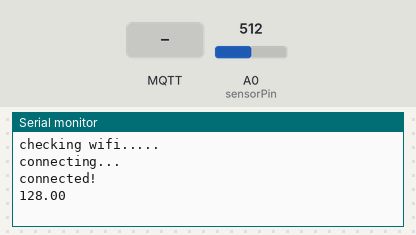
This sketch was run on a simulated ESP8266 (NodeMCU). On the bench: the last lines printed to the serial monitor. The test bench sets the inputs (shaded band); at power-on: A0 (sensorPin) = 512. WiFi joins after 1.5 s; servers stay silent unless stated; random numbers use the default seed unless the sketch sets one; no MQTT or app messages arrive unless stated.

Above: at 3.2 s.
3.3 s: MQTT message "1" arrives on the first subscribed topic
At 3.8 s:
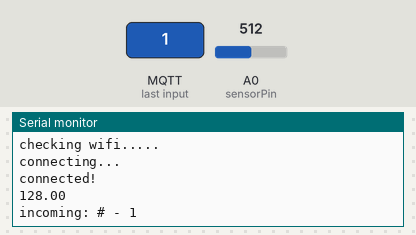
4.8 s: MQTT message "on" arrives on the first subscribed topic
At 5.8 s:
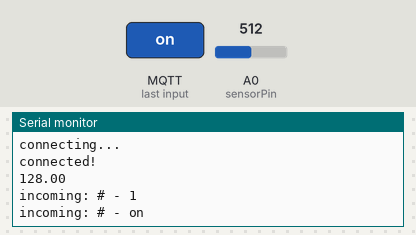
6.3 s: MQTT message "off" arrives on the first subscribed topic
At 7.1 s:
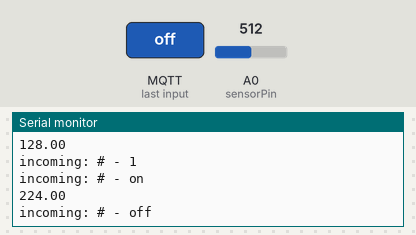
7.8 s: A0 (sensorPin) set to 716
At 9.8 s:
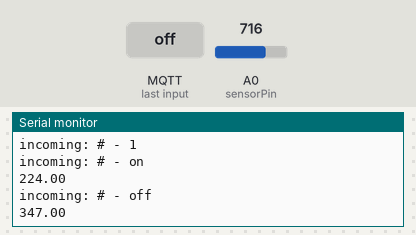

The sketch:

mqttheart.ino
```cpp
#include <ESP8266WiFi.h>
#include <MQTT.h>

const char ssid[] = "Guest";
const char pass[] = "C0rp$Gu3sT!";
int sensorPin = A0;
double alpha = 0.75;
int period = 100;
double change = 0.0;
double minval = 0.0;
WiFiClient net;
MQTTClient client;

unsigned long lastMillis = 0;

void connect() {
  Serial.print("checking wifi...");
  while (WiFi.status() != WL_CONNECTED) {
    Serial.print(".");
    delay(1000);
  }

  Serial.print("\nconnecting...");
  while (!client.connect("arduino", "try", "try")) {
    Serial.print(". ");
    delay(1000);
  }

  Serial.println("\nconnected!");

  client.subscribe("#");
  // client.unsubscribe("/hello");
}

void messageReceived(String &topic, String &payload) {
  Serial.println("incoming: " + topic + " - " + payload);
}

void setup() {
  Serial.begin(115200);
  WiFi.begin(ssid, pass);

  // Note: Local domain names (e.g. "Computer.local" on OSX) are not supported by Arduino.
  // You need to set the IP address directly.
  client.begin("10.177.7.168", net);
  client.onMessage(messageReceived);

  connect();
}

void loop() {
  client.loop();
  delay(10);  // <- fixes some issues with WiFi stability

  if (!client.connected()) {
    connect();
  }

  // publish a message roughly every second.
  if (millis() - lastMillis > 3000) {
        static double oldValue = 0;
    static double oldChange = 0;

    int rawValue = analogRead (sensorPin);
    double value = alpha * oldValue + (1 - alpha) * rawValue;

   Serial.println (value);
    oldValue = value;

    lastMillis = millis();
    client.publish("heart",String((value),2));
    long c=random(80,100);
        client.publish("temp",String(c));
        c=random(100,140);
    client.publish("bp",String(c));


  }
}
```

Measured:
- after the input at 3.3 s, the serial monitor: prints a new line at once (image 1)
- after the input at 4.8 s, the serial monitor: prints a new line at once (image 2)
- after the input at 6.3 s, the serial monitor: prints a new line at once (image 3)
- after the input at 7.8 s, the serial monitor: prints a new line after 1.2 s (image 4)
